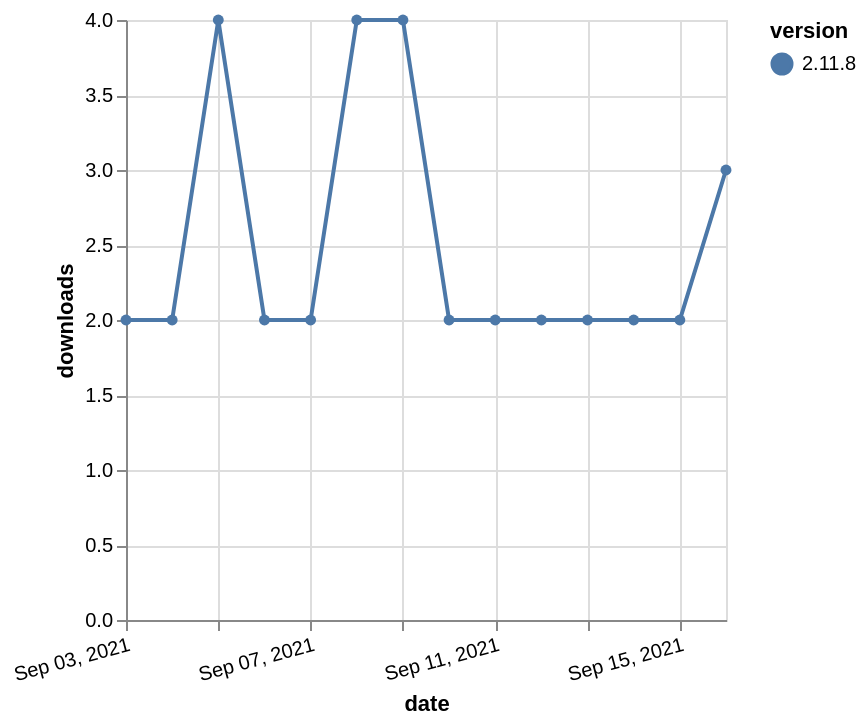

Vega-Lite specification for this chart:
### Vega-Lite specification from a JSON file in a GitHub repository (floating-point values rounded to 4 significant figures)
{"$schema": "https://vega.github.io/schema/vega-lite/v5.json", "description": "A simple bar chart with embedded data.", "data": {"values": [{"date": "2021-09-03", "total": 4506, "delta": 2, "version": "2.11.8"}, {"date": "2021-09-04", "total": 4508, "delta": 2, "version": "2.11.8"}, {"date": "2021-09-05", "total": 4512, "delta": 4, "version": "2.11.8"}, {"date": "2021-09-06", "total": 4514, "delta": 2, "version": "2.11.8"}, {"date": "2021-09-07", "total": 4516, "delta": 2, "version": "2.11.8"}, {"date": "2021-09-08", "total": 4520, "delta": 4, "version": "2.11.8"}, {"date": "2021-09-09", "total": 4524, "delta": 4, "version": "2.11.8"}, {"date": "2021-09-10", "total": 4526, "delta": 2, "version": "2.11.8"}, {"date": "2021-09-11", "total": 4528, "delta": 2, "version": "2.11.8"}, {"date": "2021-09-12", "total": 4530, "delta": 2, "version": "2.11.8"}, {"date": "2021-09-13", "total": 4532, "delta": 2, "version": "2.11.8"}, {"date": "2021-09-14", "total": 4534, "delta": 2, "version": "2.11.8"}, {"date": "2021-09-15", "total": 4536, "delta": 2, "version": "2.11.8"}, {"date": "2021-09-16", "total": 4539, "delta": 3, "version": "2.11.8"}]}, "width": "container", "mark": {"type": "line", "point": {"filled": true}}, "encoding": {"x": {"field": "date", "type": "temporal", "timeUnit": "yearmonthdate", "title": "date", "axis": {"labelAngle": -15}}, "y": {"field": "delta", "type": "quantitative", "title": "downloads"}, "color": {"field": "version", "type": "nominal"}, "tooltip": {"field": "delta"}}}
